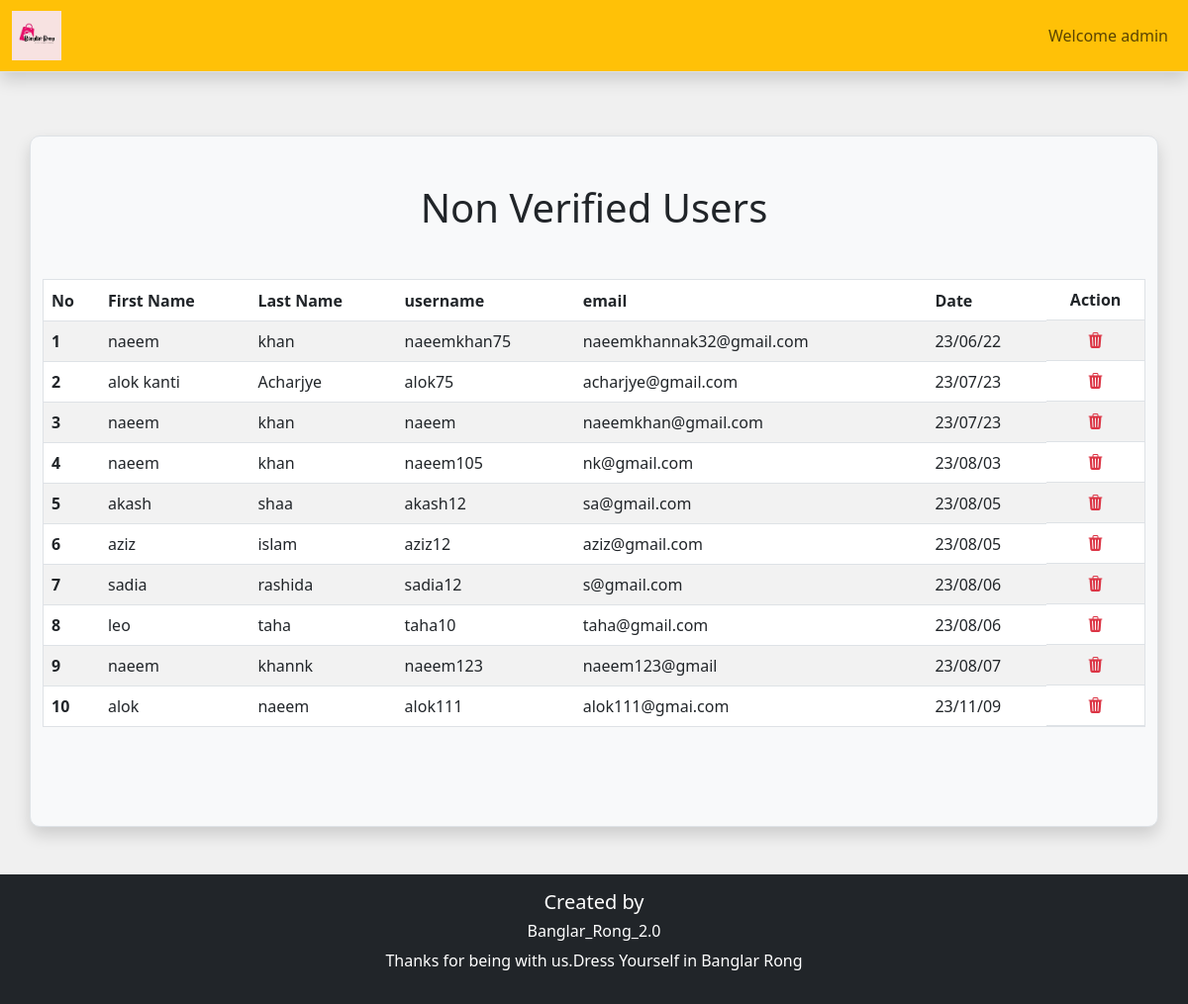
Before: /admin_area/users.php (signed in) with the older database file.
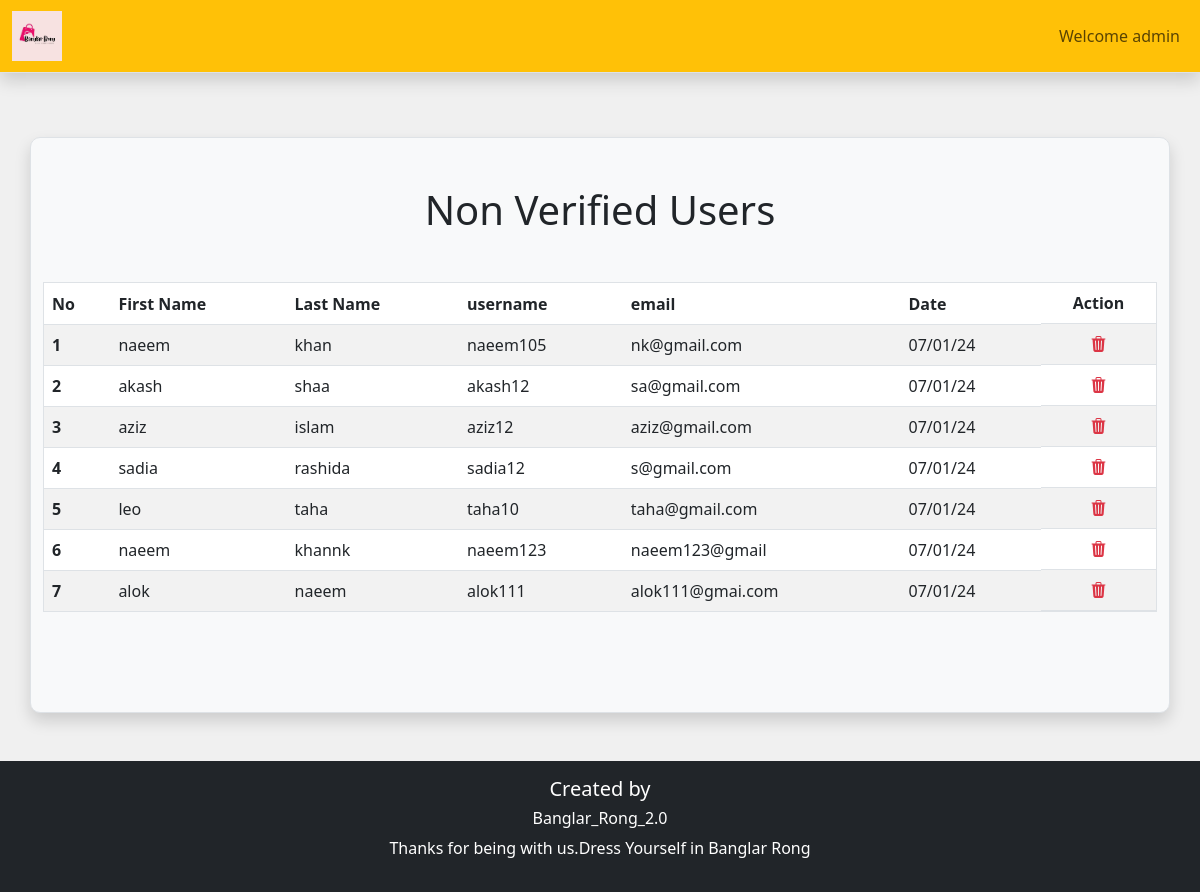
After: the same page with the newer database file.
### tables this page shows
CREATE TABLE `users` (
  `id` int(120) NOT NULL,
  `fname` varchar(150) DEFAULT NULL,
  `lname` varchar(150) DEFAULT NULL,
  `username` varchar(150) DEFAULT NULL,
  `email` varchar(150) DEFAULT NULL,
  `password` varchar(150) DEFAULT NULL,
  `verify` tinyint(1) NOT NULL,
  `verify_code` text NOT NULL,
  `date` timestamp NULL DEFAULT current_timestamp(),
  `phone_no` text NOT NULL,
  `address` text NOT NULL
);

### admin_area/users.php (the view, shortened to what this page needs)
<?php
require('header.php');
?>
    <div class="container mt-3  mb-5 bg-light rounded-lg border border-rounded shadow">
        <h1 class="text-center my-5">Non Verified Users</h1>
        <table class="table table-striped border">
  <thead>
    <tr>
      <th scope="col">No</th>
      <th scope="col">First Name</th>
      <th scope="col">Last Name</th>
      <th scope="col">username</th>
      <th scope="col">email</th>
      <th scope="col">Date</th>
      <th scope="col" class='d-flex justify-content-around'>Action</th>
    </tr>
  </thead>
  <tbody>
    <?php
    global $con;
    $select_query = "SELECT * FROM `users` WHERE `verify`=0 AND  `date`<DATE_SUB(NOW(), INTERVAL 30 MINUTE)";
$result_query = mysqli_query($con, $select_query);
$no = 1;
while ($row = mysqli_fetch_assoc($result_query)) {
    $id = $row['id'];
    $username = $row['username'];
    $email = $row['email'];
    $lname = $row['lname'];
    $fname = $row['fname'];
    $timestamp = $row['date'];
    $timestamp = date("d/m/y",strtotime($timestamp));
    ?>
    <tr class='product-<?php echo $id;?>'>
      <th scope="row"><?php echo $no++;?></th>
      <td><?php echo $fname;?></td>
      <td><?php echo $lname;?></td>
      <td><?php echo $username;?></td>
      <td><?php echo $email;?></td>
      <td ><?php echo $timestamp;?></td>
      <td class='d-flex justify-content-around'><a href="users.php?username=<?php echo $email?>"><i class="bi bi-trash3-fill text-danger"></i></a></td>
    </tr>
    <?php
}?>
  </tbody>
</table>
</div>
<?php
require('footer.php')
?>

Changed rows visible on the page:
no longer on this page (row edited): users: fname "naeem", lname "khan", username "naeemkhan75", email "naeemkhannak32@gmail.com", date "23/06/22"
no longer on this page (row edited): users: fname "alok kanti", lname "Acharjye", username "alok75", email "acharjye@gmail.com", date "23/07/23"
no longer on this page (row edited): users: fname "naeem", lname "khan", username "naeem", email "naeemkhan@gmail.com", date "23/07/23"
changed users "khan": date "23/08/03" → "07/01/24"
changed users "akash": date "23/08/05" → "07/01/24"
changed users "aziz": date "23/08/05" → "07/01/24"
changed users "sadia": date "23/08/06" → "07/01/24"
changed users "leo": date "23/08/06" → "07/01/24"
changed users "khannk": date "23/08/07" → "07/01/24"
changed users "alok": date "23/11/09" → "07/01/24"
